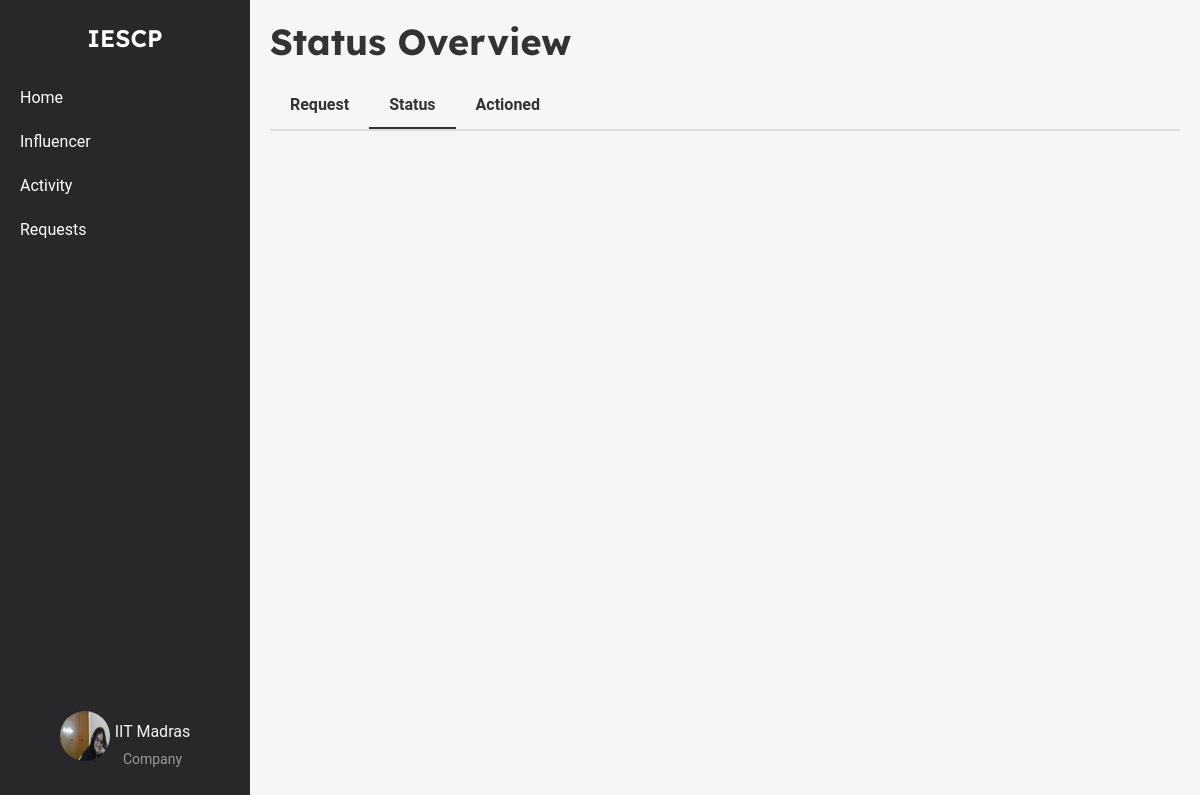
Before: /company/request_status (signed in) with the older database file.
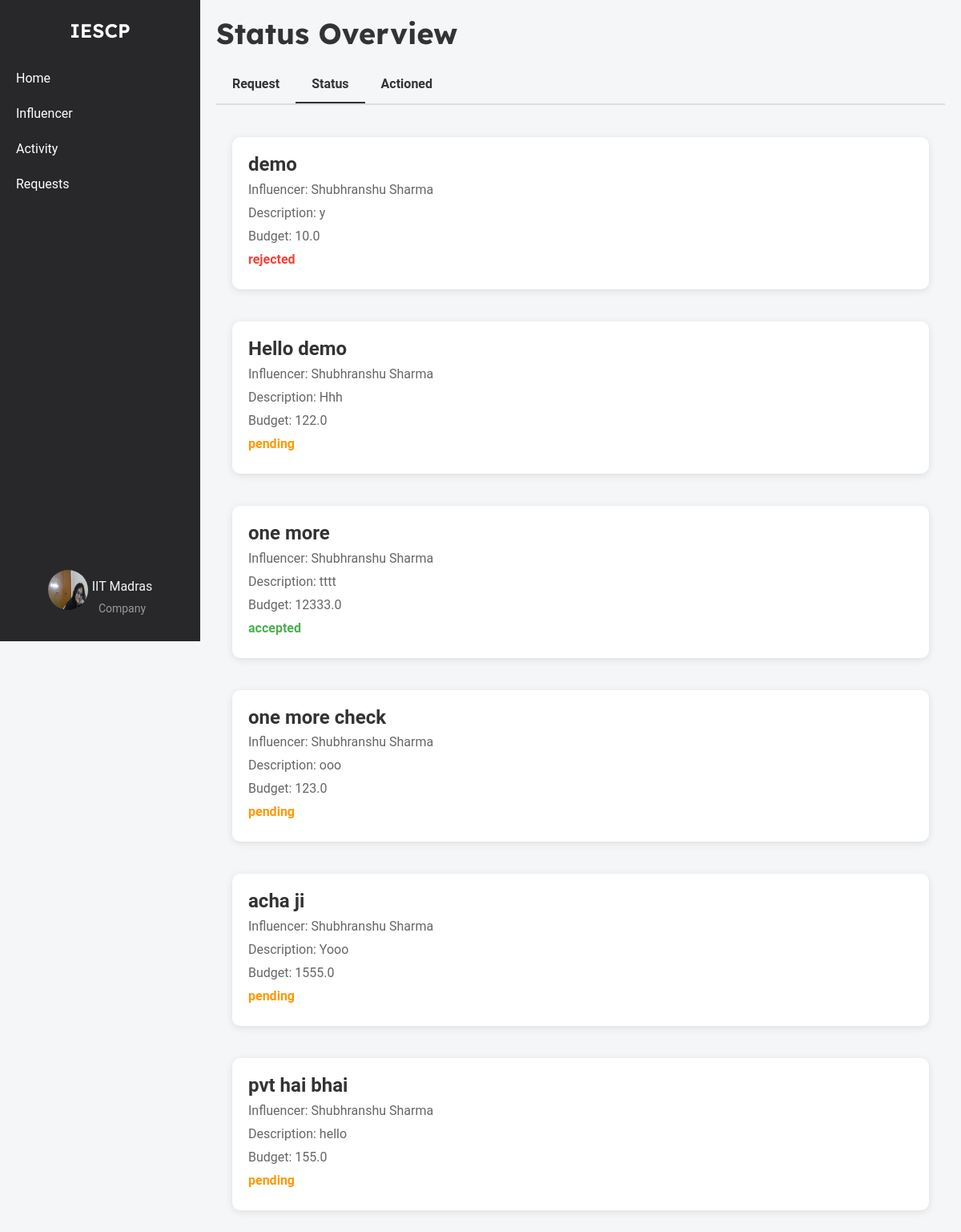
After: the same page with the newer database file.
### models.py (models this page shows, shortened)
class AdRequest(db.Model):
    __tablename__ = 'ad_requests'  # Add the table name to ensure it's set
    id = db.Column(db.Integer, primary_key=True)
    influencer_id = db.Column(db.Integer, db.ForeignKey('influencers.id'), nullable=False)
    campaign_id = db.Column(db.Integer, db.ForeignKey('campaign.id'), nullable=False)
    company_id = db.Column(db.Integer, db.ForeignKey('company.id'), nullable=False)
    requested_at = db.Column(db.DateTime, default=datetime.utcnow)
    status = db.Column(db.String(50), nullable=False)
    influencer = db.relationship('Influencer', backref='ad_requests')
    campaign = db.relationship('Campaign', backref='ad_requests')
    company = db.relationship('Company', backref='ad_requests')

class Campaign(db.Model):
    __tablename__ = 'campaign'
    id = db.Column(db.Integer, primary_key=True)
    title = db.Column(db.String(200), nullable=False)
    description = db.Column(db.Text, nullable=False)
    budget = db.Column(db.Float, nullable=False)
    start_date = db.Column(db.Date, nullable=False)
    end_date = db.Column(db.Date, nullable=False)
    company_id = db.Column(db.Integer, db.ForeignKey('company.id'), nullable=False)
    admin_id = db.Column(db.Integer, db.ForeignKey('admin.id'), nullable=False, default=1)
    status = db.Column(db.String(50), nullable=False, default='pending')
    category = db.Column(db.String(255), nullable=False)
    created_at = db.Column(db.DateTime, nullable=False, default=datetime.utcnow)
    visibility = db.Column(db.String(50), nullable=False, default='public')
    influencers = db.relationship('Influencer', secondary=influencer_campaign_association, back_populates='campaigns')
    is_flag = db.Column(db.Boolean, nullable=False, default=False)

class Influencer(db.Model):
    __tablename__ = 'influencers'
    id = db.Column(db.Integer, primary_key=True)
    name = db.Column(db.String(255), nullable=False)
    username = db.Column(db.String(255), unique=True, nullable=False)
    email = db.Column(db.String(255), unique=True, nullable=False)
    password_hash = db.Column(db.String(255), nullable=False)
    category = db.Column(db.String(255), nullable=False)
    interest = db.Column(db.String(255), nullable=False)
    reach = db.Column(db.Integer, nullable=False)
    social_media_links = db.Column(db.String(255), nullable=False)
    bio = db.Column(db.String(255), nullable=False)
    profile_picture = db.Column(db.String(255), nullable=False)
    campaigns = db.relationship('Campaign', secondary=influencer_campaign_association, back_populates='influencers')

### company_routes.py (the view)
@app.route('/company/request_status')
@company_auth_required
def company_request_status():
    user = Company.query.get(session['company_id'])
    interests = AdRequest.query.filter_by(company_id=user.id).all()
    return render_template('company_request_status.html', user=user, interests=interests)

### company_routes.py (called while the page is built)
def company_auth_required(func):
    @wraps(func)
    def func3(*args, **kwargs):
        if 'company_id' in session:
            return func(*args, **kwargs)
        else:
            flash("Please login first")
            return redirect(url_for('company_login'))
    return func3

### templates/company_request_status.html (shortened to what this page needs)
{% extends 'layout.html' %}
{% block content%}
<div class="container-box">
    <div class="sidebar">
        <div class="logo">IESCP</div>
        <ul>
            <li><a href="{{url_for('company_home')}}">Home</a></li>
            <li><a href="{{url_for('influencer_search')}}">Influencer</a></li>
            <li><a href="{{url_for('company_activity')}}">Activity</a></li>
            <li><a href="{{url_for('company_requests')}}">Requests</a></li>
        </ul>
        <div class="profile">
            <a href="{{ url_for('company_dashboard') }}">
                <img src="{{ url_for('static', filename='profile_upload/company/' + user.username + '/' + user.logo) }}" alt="Profile Picture">
                <div class="profile-name-category">
                    <span class="company_name">{{ user.company_name }}</span>
                    <span class="category">Company</span>
                </div>
            </a>
        </div>
    </div>
    <div class="main-content">
        <h1>Status Overview</h1>
        <div class="tabs">
            <a href="{{url_for('company_requests')}}" class="tab">Request</a>
            <a href="{{url_for('company_request_status')}}" class="tab active">Status</a>
            <a href="{{url_for('company_actioned')}}" class="tab">Actioned</a>
        </div>
        <div class="status-list">
            {% for interest in interests %}
            <div class="status-item">
                <h3>{{ interest.campaign.title }}</h3>
                <p>Influencer: {{interest.influencer.name}}</p>
                <p>Description: {{ interest.campaign.description }}</p>
                <p>Budget: {{ interest.campaign.budget }}</p>
                <p class="status {{ interest.status}}">{{ interest.status }}</p>
            </div>
            {% endfor %}
        </div>
    </div>
</div>
{% endblock %}

Changed rows visible on the page:
added AdRequest: campaign "demo", influencer.name "Shubhranshu Sharma", campaign.description "y", campaign.budget "10.0", status "rejected"
added AdRequest: campaign "Hello demo", influencer.name "Shubhranshu Sharma", campaign.description "Hhh", campaign.budget "122.0", status "pending"
added AdRequest: campaign "one more", influencer.name "Shubhranshu Sharma", campaign.description "tttt", campaign.budget "12333.0", status "accepted"
added AdRequest: campaign "one more check", influencer.name "Shubhranshu Sharma", campaign.description "ooo", campaign.budget "123.0", status "pending"
added AdRequest: campaign "acha ji", influencer.name "Shubhranshu Sharma", campaign.description "Yooo", campaign.budget "1555.0", status "pending"
added AdRequest: campaign "pvt hai bhai", influencer.name "Shubhranshu Sharma", campaign.description "hello", campaign.budget "155.0", status "pending"
